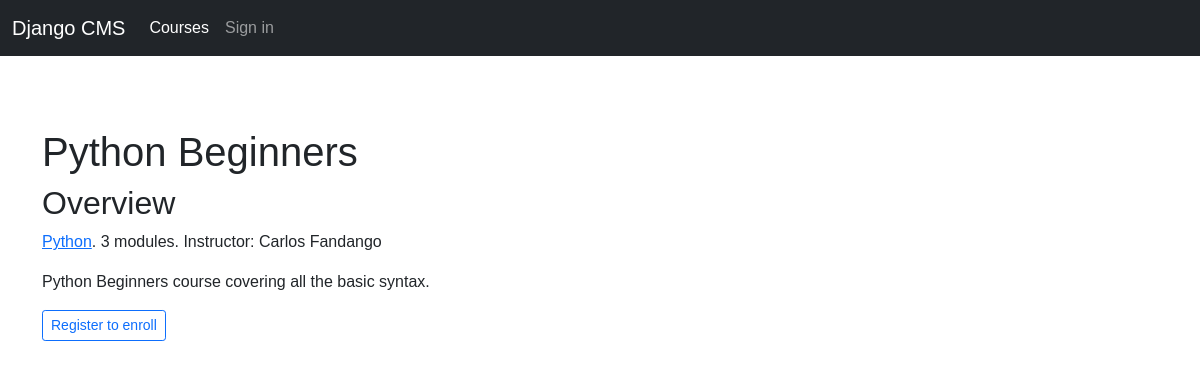
The page /course/python-beginners/ on the database as committed earlier.
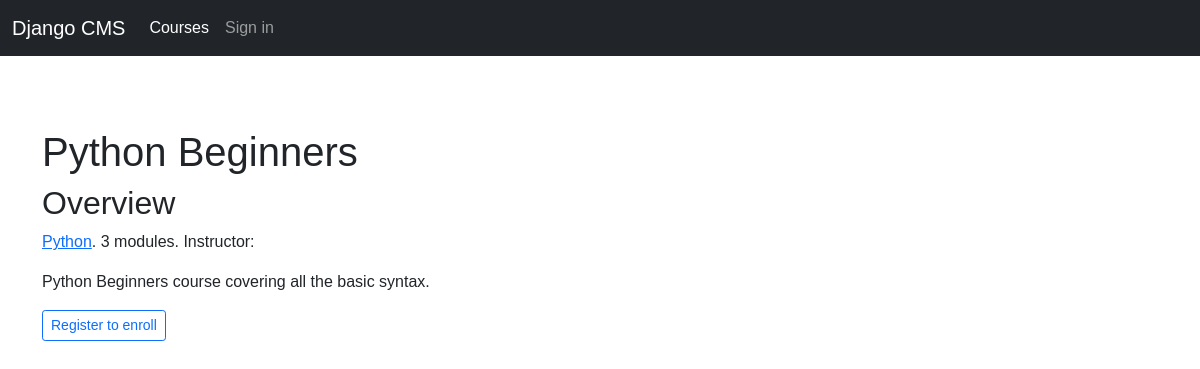
The same page on the database as committed later.
### courses/models.py (models this page shows, shortened)
class Course(models.Model):
    owner = models.ForeignKey(
        User, related_name="courses_created", on_delete=models.CASCADE
    )
    subject = models.ForeignKey(
        Subject, related_name="courses", on_delete=models.CASCADE
    )
    title = models.CharField(max_length=200)
    slug = models.SlugField(max_length=200, unique=True)
    overview = models.TextField()
    created = models.DateTimeField(auto_now_add=True)
    students = models.ManyToManyField(User, related_name="courses_joined", blank=True)
    class Meta:
        ordering = ["-created"]

### courses/views.py (the view)
# urls.py: path("<slug:slug>/", views.CourseDetailView.as_view(), name="course_detail"),
class CourseDetailView(DetailView):
    model = Course
    template_name = "courses/course/detail.html"
    def get_context_data(self, **kwargs):
        context = super(CourseDetailView, self).get_context_data(**kwargs)
        context["enroll_form"] = CourseEnrollForm(initial={"course": self.object})
        return context

### courses/templates/courses/course/detail.html (shortened to what this page needs)
{% extends "base.html" %}
{% load crispy_forms_tags %}
{% block content %}
    <div class="row">
        <div class="col-md-12">
            {% with subject=course.subject %}
                <h1>
                    {{ object.title }}
                </h1>
                <div class="module">
                    <h2>Overview</h2>
                    <p>
                        <a href="{% url "course_list_subject" subject.slug %}">{{ subject.title }}</a>.
                        {{ course.modules.count }} modules.
                        Instructor: {{ course.owner.get_full_name }}
                    </p>
                    {{ object.overview|linebreaks }}
                    {% if request.user.is_authenticated %}
                        <form action="{% url "student_enroll_course" %}" method="post" novalidate>
                            {% csrf_token %}
                            {{ enroll_form|crispy }}
                            <button type="submit" class="btn btn-outline-primary btn-sm">Enroll now</button>
                        </form>
                    {% else %}
                        <a href="{% url "student_registration" %}" class="btn btn-outline-primary btn-sm">
                            Register to enroll
                        </a>
                    {% endif %}
                </div>
            {% endwith %}
        </div>
    </div>
{% endblock %}

Rows that differ between the two databases and show on the page:
changed Course "Python Beginners": owner.get_full_name "Carlos Fandango" → (not shown)
